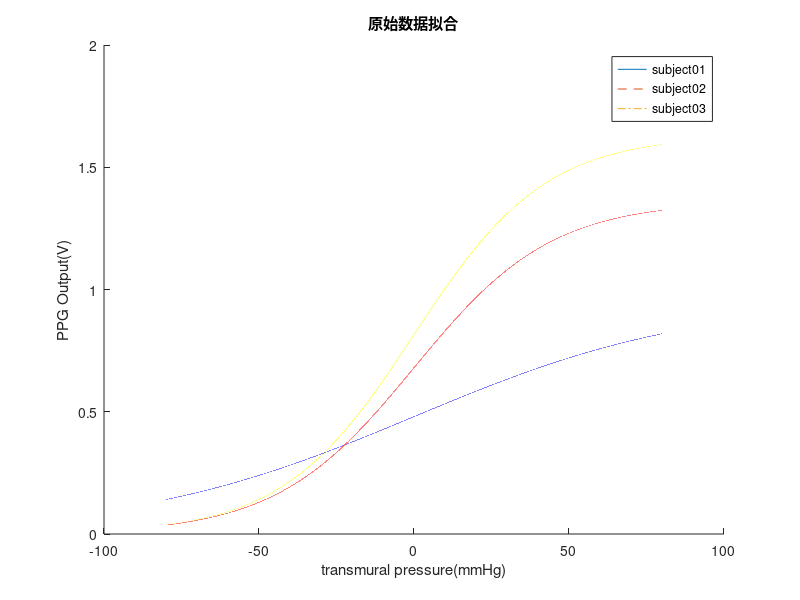
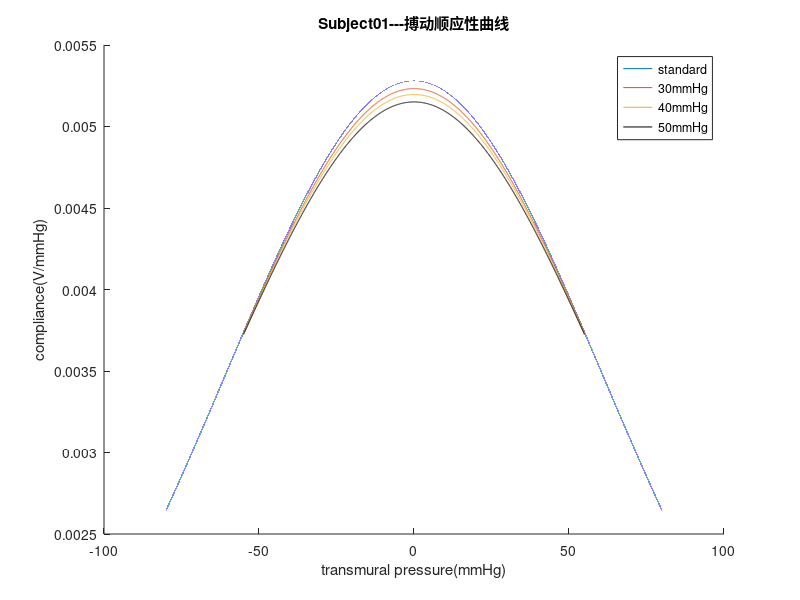
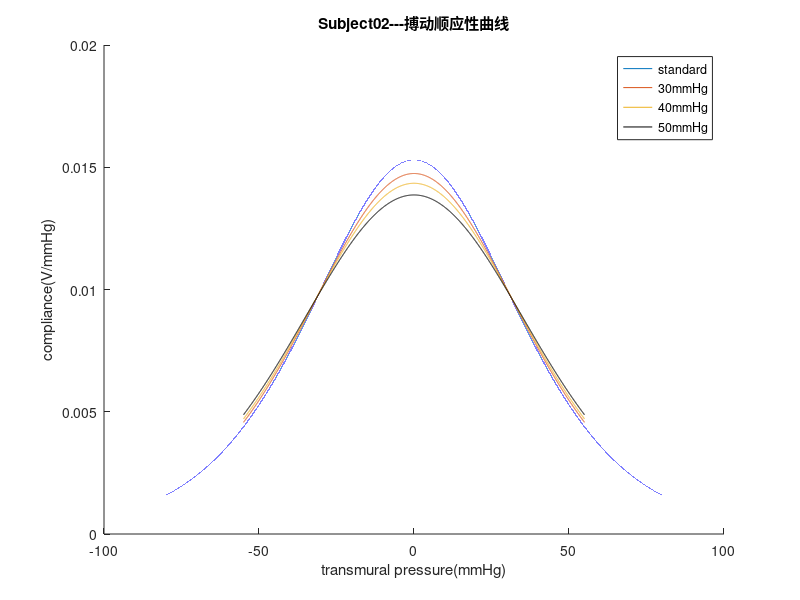
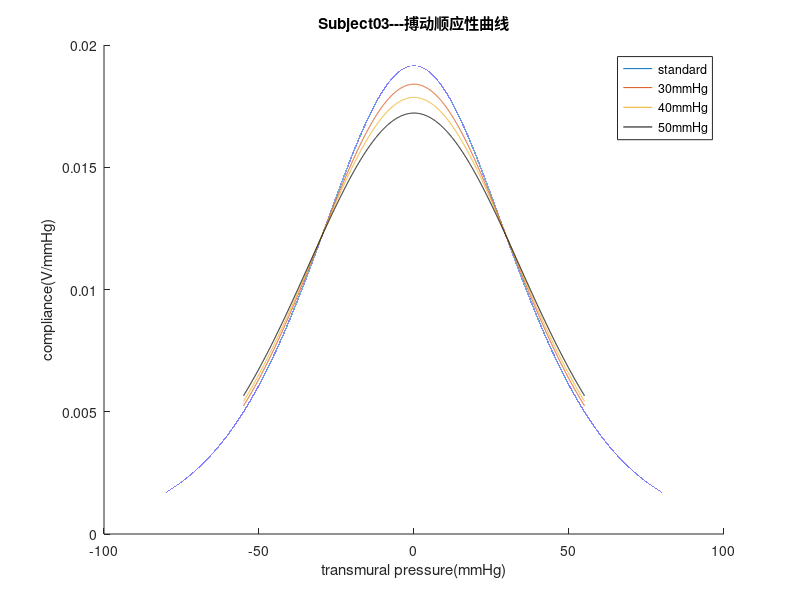

Write the MATLAB code that produced these figures, in order.
% range of transmural pressure
transmural_pressure = -80:0.001:80;
% range of transmural pressure center
center = -55:0.05:55;
left30 = center - 15;
right30 = center + 15;
left40 = center - 20;
right40 = center + 20;
left50 = center - 25;
right50 = center + 25;

%     subject01 older than b2 subject02 years old 
%     subject02 and subject03 has different gender
% const b1 varies from people to people
b1 = [0.96;1.36;1.63];
% const b2 varies from people to people
b2 = [0.022;0.045;0.047];
% vascular compliance curve
figure(1)
hold on
y1 = b1(1) ./ (1 + exp(-b2(1) * transmural_pressure));
plot(transmural_pressure, y1,"-")
y1 = b1(2) ./ (1 + exp(-b2(2) * transmural_pressure));
plot(transmural_pressure, y1,"--")
y1 = b1(3) ./ (1 + exp(-b2(3) * transmural_pressure));
plot(transmural_pressure, y1,"-.")
legend('subject01','subject02','subject03')
xlabel('transmural pressure(mmHg)')
ylabel('PPG Output(V)')
title("原始数据拟合")
hold off

% plot separately
figure(2)
hold on
% standard curve
c1 = b1(1) * b2(1) * exp(-b2(1) * transmural_pressure) ./ (1 + exp(-b2(1) * transmural_pressure)).^ 2;
plot(transmural_pressure, c1,"-")
% the slop when p amp is 30Mpa
c1slop30 = (b1(1) ./ (1 + exp(-b2(1) * right30)) - b1(1) ./ (1 + exp(-b2(1) * left30))) / 30;
plot(center, c1slop30)
% the slop when p amp is 40Mpa
c1slop40 = (b1(1) ./ (1 + exp(-b2(1) * right40)) - b1(1) ./ (1 + exp(-b2(1) * left40))) / 40;
plot(center, c1slop40)
% the slop when p amp is 50Mpa
c1slop50 = (b1(1) ./ (1 + exp(-b2(1) * right50)) - b1(1) ./ (1 + exp(-b2(1) * left50))) / 50;
plot(center, c1slop50,'k')
title("Subject01---搏动顺应性曲线")
legend('standard', "30mmHg","40mmHg", "50mmHg")
xlabel('transmural pressure(mmHg)')
ylabel('compliance(V/mmHg)')
hold off

figure(3)
hold on
% standard curve
c2 = b1(2) * b2(2) * exp(-b2(2) * transmural_pressure) ./ (1 + exp(-b2(2) * transmural_pressure)).^ 2;
plot(transmural_pressure, c2,"-")
% the slop when p amp is 30Mpa
c2slop30 = (b1(2) ./ (1 + exp(-b2(2) * right30)) - b1(2) ./ (1 + exp(-b2(2) * left30))) / 30;
plot(center, c2slop30)
% the slop when p amp is 40Mpa
c2slop40 = (b1(2) ./ (1 + exp(-b2(2) * right40)) - b1(2) ./ (1 + exp(-b2(2) * left40))) / 40;
plot(center, c2slop40)
% the slop when p amp is 50Mpa
c2slop50 = (b1(2) ./ (1 + exp(-b2(2) * right50)) - b1(2) ./ (1 + exp(-b2(2) * left50))) / 50;
plot(center, c2slop50,'k')
title("Subject02---搏动顺应性曲线")
legend('standard', "30mmHg","40mmHg", "50mmHg")
xlabel('transmural pressure(mmHg)')
ylabel('compliance(V/mmHg)')
hold off

figure(4)
hold on
% standard curve
c3 = b1(3) * b2(3) * exp(-b2(3) * transmural_pressure) ./ (1 + exp(-b2(3) * transmural_pressure)).^ 2;
plot(transmural_pressure, c3,"-")
% the slop when p amp is 30Mpa
c3slop30 = (b1(3) ./ (1 + exp(-b2(3) * right30)) - b1(3) ./ (1 + exp(-b2(3) * left30))) / 30;
plot(center, c3slop30)
% the slop when p amp is 40Mpa
c3slop40 = (b1(3) ./ (1 + exp(-b2(3) * right40)) - b1(3) ./ (1 + exp(-b2(3) * left40))) / 40;
plot(center, c3slop40)
% the slop when p amp is 50Mpa
c3slop50 = (b1(3) ./ (1 + exp(-b2(3) * right50)) - b1(3) ./ (1 + exp(-b2(3) * left50))) / 50;
plot(center, c3slop50,'k')
title("Subject03---搏动顺应性曲线")
legend('standard', "30mmHg","40mmHg", "50mmHg")
xlabel('transmural pressure(mmHg)')
ylabel('compliance(V/mmHg)')
hold off

% difference between three standard curves
figure(5)
hold on
plot(transmural_pressure, c1,"-")
plot(transmural_pressure, c2,"--")
plot(transmural_pressure, c3,"-.")
title("原始数据拟合")
legend('subject#01', "subject#02","subject#03")
xlabel('transmural pressure(mmHg)')
ylabel('compliance(V/mmHg)')

% 血压波动状况下的幅值归一化曲线
c1AmpStd = c1 / max(c1);
c2AmpStd = c2 / max(c2);
c3AmpStd = c3 / max(c3);
c1Slop30AmpStd = (c1slop30) / (max(c1slop30));
c2Slop30AmpStd = (c2slop30) / (max(c2slop30));
c3Slop30AmpStd = (c3slop30) / (max(c3slop30));
c1Slop40AmpStd = (c1slop40) / (max(c1slop40));
c2Slop40AmpStd = (c2slop40) / (max(c2slop40));
c3Slop40AmpStd = (c3slop40) / (max(c3slop40));
c1Slop50AmpStd = (c1slop50) / (max(c1slop50));
c2Slop50AmpStd = (c2slop50) / (max(c2slop50));
c3Slop50AmpStd = (c3slop50) / (max(c3slop50));
figure(6)
hold on
% standard curve
plot(transmural_pressure, c1AmpStd,"-")
% the slop when p amp is 30Mpa
plot(center, c1Slop30AmpStd)
% the slop when p amp is 40Mpa
plot(center, c1Slop40AmpStd)
% the slop when p amp is 50Mpa
plot(center, c1Slop50AmpStd)
title("Pulse顺应性")
legend('standard', "30mmHg","40mmHg", "50mmHg")
xlabel('transmural pressure(mmHg)')
ylabel('compliance(V/mmHg)')
hold off

figure(7)
hold on
% standard curve
plot(transmural_pressure, c2AmpStd,"-")
% the slop when p amp is 30Mpa
plot(center, c2Slop30AmpStd)
% the slop when p amp is 40Mpa
plot(center, c2Slop40AmpStd)
% the slop when p amp is 50Mpa
plot(center, c2Slop50AmpStd)
title("Pulse顺应性")
legend('standard', "30mmHg","40mmHg", "50mmHg")
xlabel('transmural pressure(mmHg)')
ylabel('compliance(V/mmHg)')
hold off

figure(8)
hold on
% standard curve
plot(transmural_pressure, (c3) / (max(c3)),"-")
% the slop when p amp is 30Mpa
plot(center, c3Slop30AmpStd)
% the slop when p amp is 40Mpa
plot(center, c3Slop40AmpStd)
% the slop when p amp is 50Mpa
plot(center, c3Slop50AmpStd)
title("Pulse顺应性")
legend('standard', "30mmHg","40mmHg", "50mmHg")
xlabel('transmural pressure(mmHg)')
ylabel('compliance(V/mmHg)')
hold off

% 3 幅值归一化分析
transmural_pressure_loc = find(transmural_pressure == 40);
center_loc = find(center == 40);

% 3.1.1 透壁压 = 40mmHg时，对象1各个压力波动下顺应性大小
c1_complaince = c1AmpStd(transmural_pressure_loc);
c130_complaince = c1Slop30AmpStd(center_loc);
c140_complaince = c1Slop40AmpStd(center_loc);
c150_complaince = c1Slop50AmpStd(center_loc);

% 3.1.2 顺应性大小为0.8时，，对象1各个压力波动下的透壁压
c1_transmural = transmural_pressure(123753);
c130_transmural = center(215);
c140_transmural = center(206);
c150_transmural = center(195);

% 3.2.1 透壁压 = 40mmHg时，对象2各个压力波动下顺应性大小
c2_complaince = c2AmpStd(transmural_pressure_loc);
c230_complaince = c2Slop30AmpStd(center_loc);
c240_complaince = c2Slop40AmpStd(center_loc);
c250_complaince = c2Slop50AmpStd(center_loc);

% 3.2.2 顺应性大小为0.8时，，对象2各个压力波动下的透壁压
c2_transmural = transmural_pressure(58611);
c230_transmural = center(650);
c240_transmural = center(633);
c250_transmural = center(610);

% 3.2.3 顺应性大小为0.4时，，对象2各个压力波动下的透壁压
c2_transmural_4 = transmural_pressure(34144);
c230_transmural_4_ = center(145);
c240_transmural_4 = center(115);
c250_transmural_4 = center(77);

% 3.3.1 透壁压 = 40mmHg时，对象3各个压力波动下顺应性大小
c3_complaince = c3AmpStd(transmural_pressure_loc)
c330_complaince = c3Slop30AmpStd(center_loc)
c340_complaince = c3Slop40AmpStd(center_loc)
c350_complaince = c3Slop50AmpStd(center_loc)

% 3.3.2 顺应性大小为0.8时，，对象3各个压力波动下的透壁压
c3_transmural = transmural_pressure(59521);
c330_transmural = center(668);
c340_transmural = center(649);
c350_transmural = center(625);

% 3.3.3 顺应性大小为0.4时，，对象3各个压力波动下的透壁压
c3_transmural_4 = transmural_pressure(36095);
c330_transmural_4_ = center(182);
c340_transmural_4 = center(151);
c350_transmural_4 = center(112);
